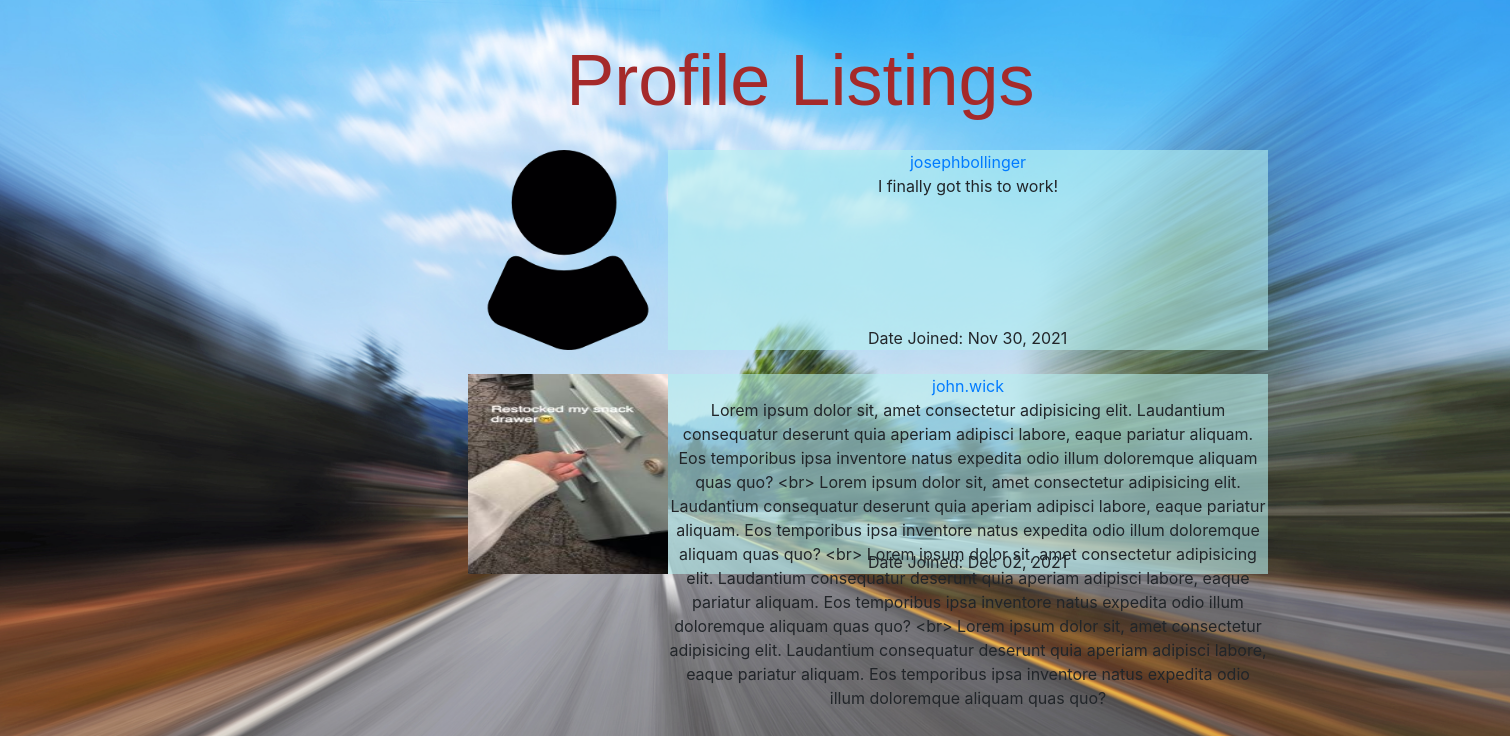
The app's page /listings/ (signed in), older data.
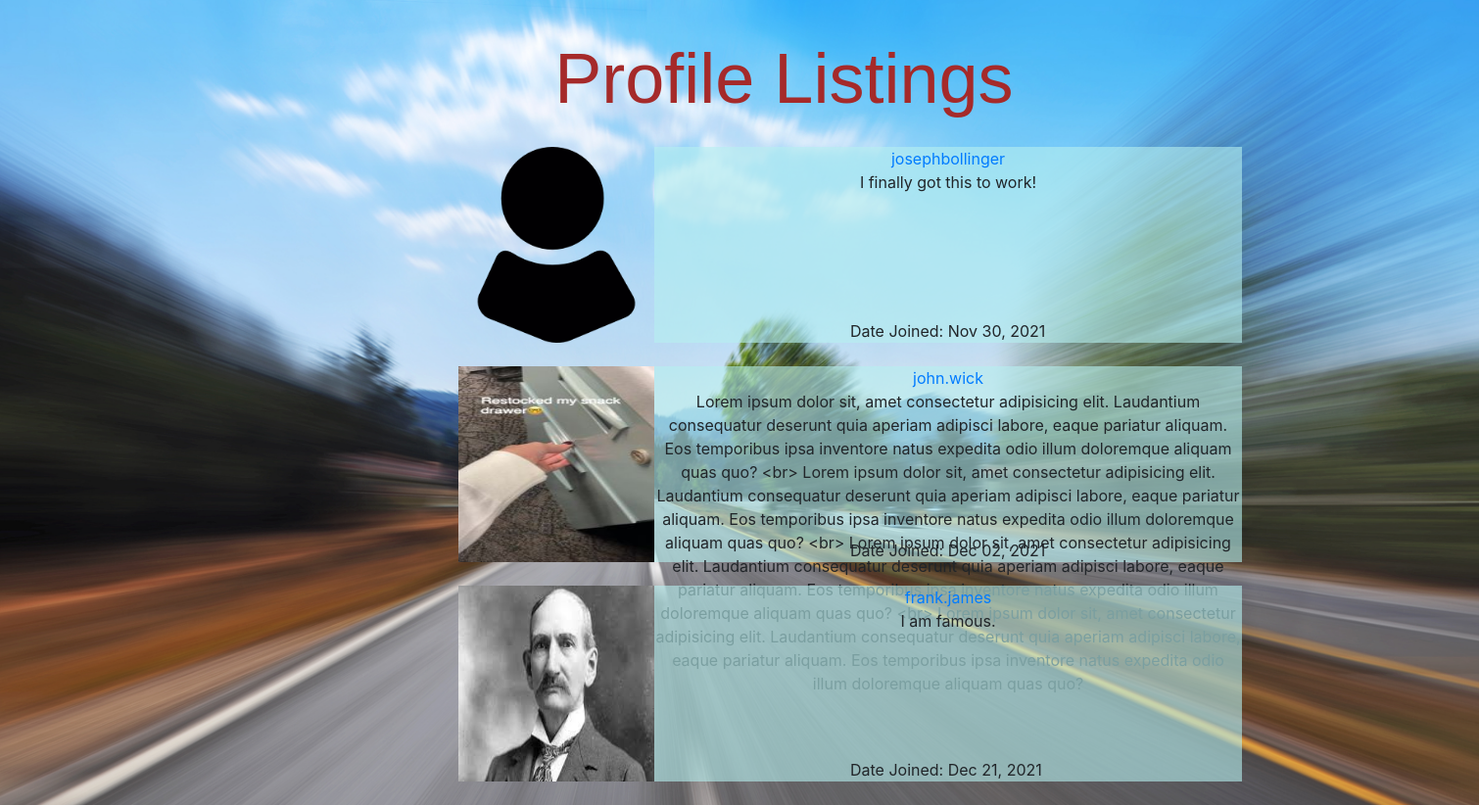
The same page, newer data.
### rcapp/models.py (models this page shows)
class Profile(models.Model):
    user = models.OneToOneField(User, on_delete=models.CASCADE)
    profile_image = models.ImageField(
        default='profile1.png', null=True, blank=True)
    bio = models.TextField(null=True, blank=True)

### rcapp/views.py (the view)
# urls.py: path('listings/', views.listings, name='listings'),
@login_required(login_url='landing')
def listings(request):
    profiles = Profile.objects.all()
    print(profiles[0].user.id)
    context = {'profiles': profiles}
    return render(request, 'listings.html', context)

### rcapp/templates/listings.html (shortened to what this page needs)
<!DOCTYPE html>
{% load static %}
<html lang="en">
  <head>
    <link
      rel="stylesheet"
      href="https://stackpath.bootstrapcdn.com/bootstrap/4.1.3/css/bootstrap.min.css"
    />
    <link
      rel="stylesheet"
      href="https://use.fontawesome.com/releases/v5.6.1/css/all.css"
    />
    <link rel="stylesheet" href="{% static 'css/listings.css' %}" />
  </head>
  <body>
    <div class="logo1">
      <a class="navbar-brand" href="#">Profile Listings</a>
    </div>
    <div class="container">
    {% for profile in profiles %}
    <div class="card-container">
      <div class="left"><img src="{{profile.profile_image.url}}" alt="{{profile.user.username}}" width="200px" height="200px">
      </div>
      <div class="right">
        <a href="{% url 'profile' pk=profile.user.id %}"class="card-title">{{ profile.user.username }}</a>
        <p>{{profile.bio}}</p>
        <p class="datejoined">Date Joined: {{profile.user.date_joined|date:"M d, Y"}}
      </div>
    </div>
    <br>
    {% endfor %}
    </div>
  </body>
</html>

### rcapp/static/css/listings.css (style rules this page uses)
body { background: url("/static/images/listings-bg.jpg") no-repeat; background-size: 100%; }
.container { width: 100%; height: auto; margin-left: 30%; }
.card-container { width:800px; height: 200px; }
.left { float:left; width: 200px; height: 200px; }
.right { float:right; width:600px; height: 200px; background-color:rgba(182, 240, 240, .6); text-align: center; position: relative; }
.datejoined { position:absolute; bottom: 0; margin-left: 200px; margin-bottom: 0px; }
.logo1 { text-align: center; width: 75%; height: 150px; line-height: 150px; margin-bottom;: 20px }
.logo1 a { color:brown; font-size: 72px; font-family: 'Franklin Gothic Medium', 'Arial Narrow', Arial, sans-serif; position: absolute; }

Row changes from the older to the newer data that the page shows:
added Profile: profile_image (picture), user.username "frank.james", bio "I am famous.", user.date_joined "Dec 21, 2021"
